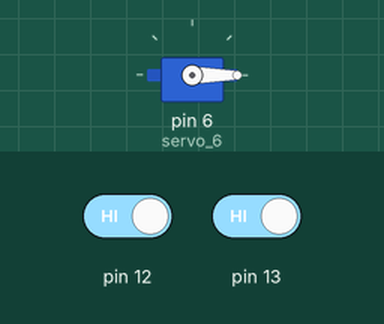
Simulated run of this sketch. Board: Arduino Uno, built with avr-gcc and run on an emulated ATmega328P. On the bench: servo. Inputs (shaded band) come from the test bench; at power-on: pin 12 HIGH, pin 13 HIGH.

Above: at 1.2 s.
1.3 s: pin 12 driven LOW
At 4.0 s:
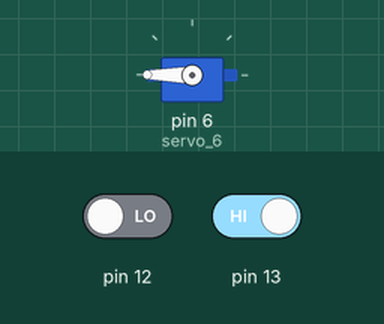
4.3 s: pin 13 driven LOW
At 4.45 s:
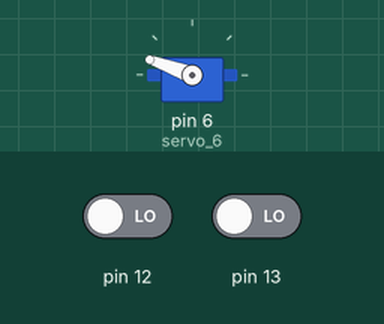
7.3 s: pin 13 driven HIGH
At 7.45 s:
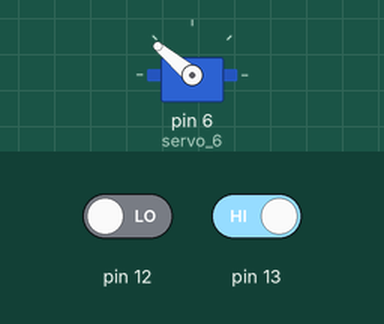
Timing chart, 0 to 10.3 s (numbered marks = the images above; inputs shaded):
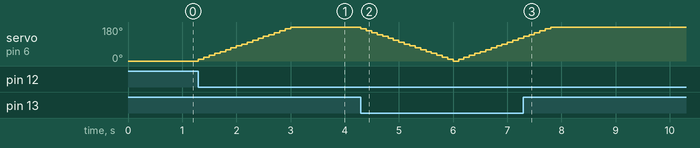

Measured:
- after the input at 1.3 s, servo on pin 6 (servo_6): moves from 0° to 180° over 1.7 s, starting at once
- after the input at 4.3 s, servo on pin 6 (servo_6): 180° → 170° at once, → 160° 0.10 s later, → 150° 0.10 s later, → 140° 0.10 s later, … (30 changes in this stretch)
- after the input at 7.3 s, servo on pin 6 (servo_6): goes on until 7.8 s, then stays 180°

The sketch:

code.ino
```cpp
#include <Servo.h>

Servo servo_6;
int i = 0;

void setup()
{
  servo_6.attach(6, 500, 2500);
  servo_6.write(i);
}

void loop()
{

  while (digitalRead(12) == LOW && i < 180) {
    i = i + 10;

    if (i >= 0 && i <= 180){
      servo_6.write(i);
    }
      delay(100);
    }

  while (digitalRead(13) == LOW && i > 0) {
    i = i - 10;
    if (i >= 0 && i <= 180){
      servo_6.write(i);
    }
    delay(100);
  }

}
```
